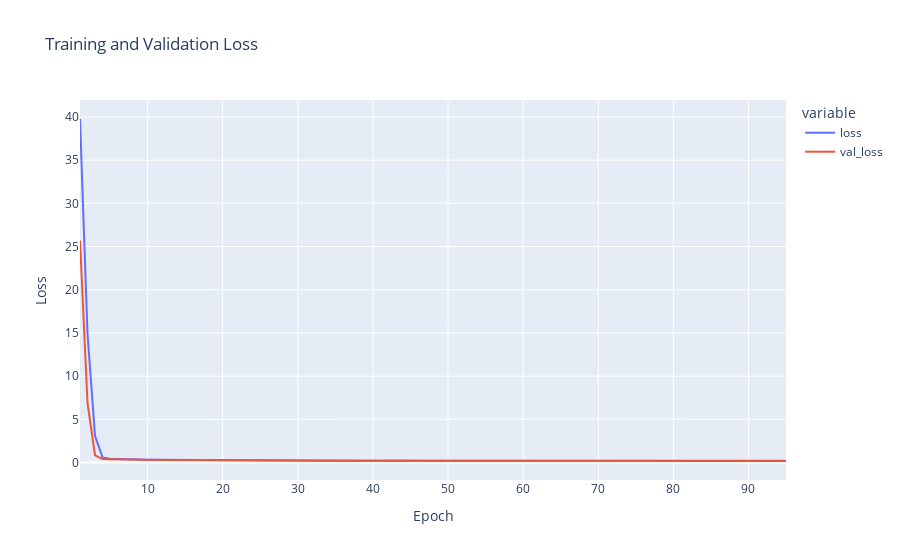
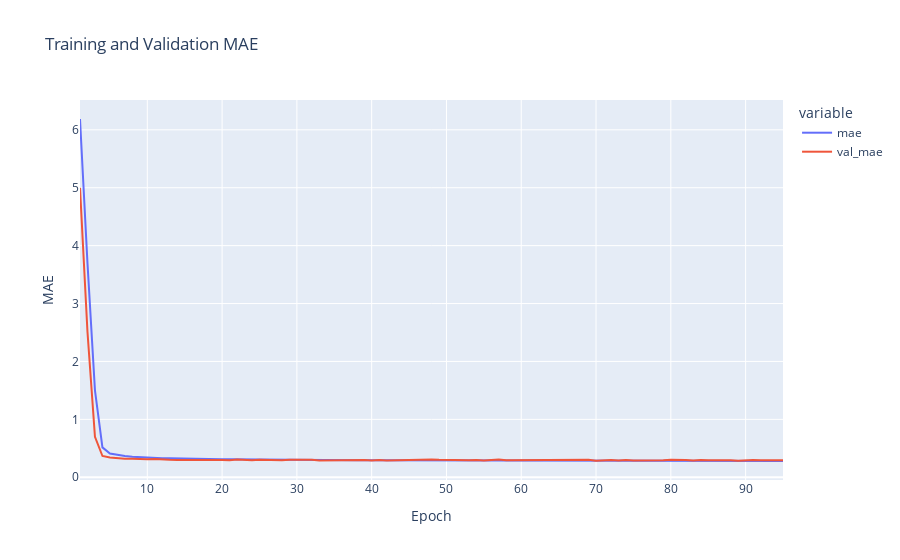

Notebook cell for these charts, in order:
### Code cell
import plotly.express as px
import pandas as pd

df_graph = pd.DataFrame(history.history)

fig = px.line(df_graph, x=df_graph.index+1, y=['loss', 'val_loss'], labels={'x':'Epoch', 'value':'Loss'},
              title='Training and Validation Loss')
fig.update_traces(mode='lines')
fig.show()

fig = px.line(df_graph, x=df_graph.index+1, y=['mae', 'val_mae'], labels={'x':'Epoch', 'value':'MAE'},
              title='Training and Validation MAE')
fig.update_traces(mode='lines')
fig.show()
